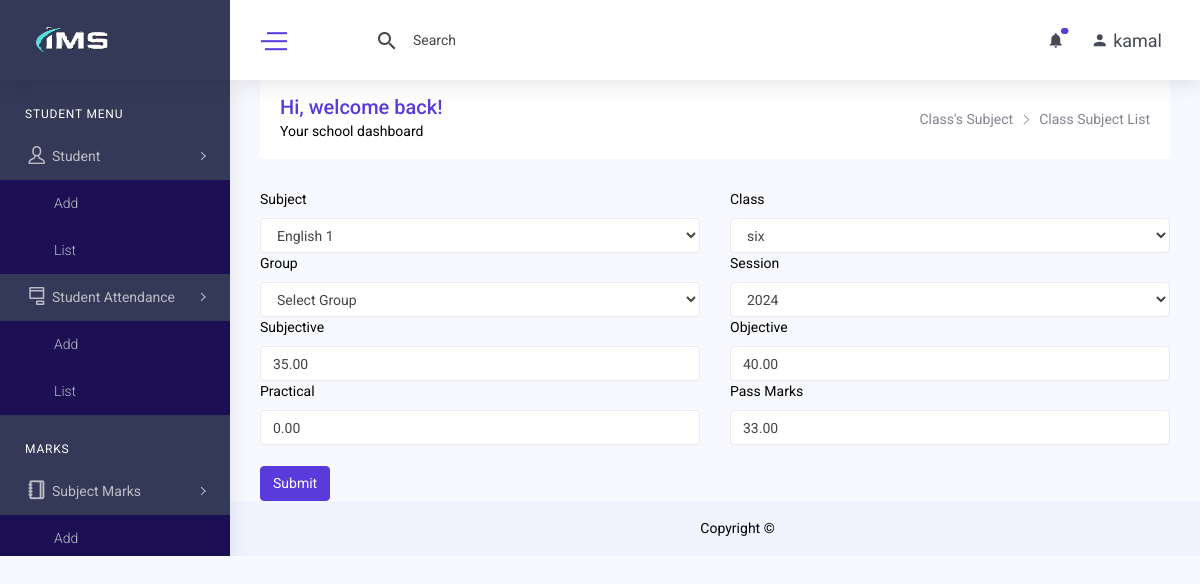
Page /class_subject_edit.php?id=1 (signed in) on the earlier database version.
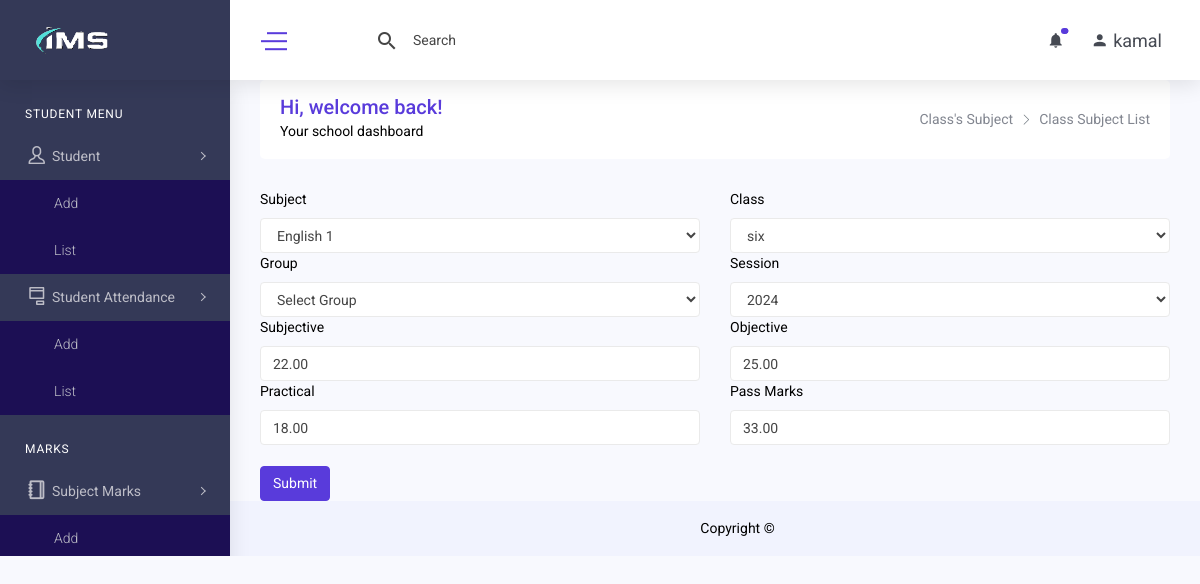
Same page on the later database version.
### tables this page shows
CREATE TABLE `class_subject` (
  `id` int(11) NOT NULL,
  `student_id` int(11) NOT NULL,
  `subject_id` varchar(255) DEFAULT NULL,
  `class_id` int(11) DEFAULT NULL,
  `group_id` int(11) DEFAULT NULL,
  `session_id` int(11) DEFAULT NULL,
  `term_id` int(11) NOT NULL,
  `sub` decimal(5,2) DEFAULT NULL,
  `obj` decimal(5,2) DEFAULT NULL,
  `prac` decimal(5,2) DEFAULT NULL,
  `pass_marks` decimal(5,2) DEFAULT NULL,
  `created_at` datetime DEFAULT NULL,
  `created_by` int(11) DEFAULT NULL,
  `updated_at` datetime DEFAULT NULL,
  `updated_by` int(11) DEFAULT NULL,
  `deleted_at` datetime DEFAULT NULL
);

CREATE TABLE `subject` (
  `id` int(11) NOT NULL,
  `subject_name` varchar(255) DEFAULT NULL,
  `subject_type` enum('0','1') NOT NULL DEFAULT '0',
  `created_at` datetime DEFAULT NULL,
  `created_by` int(11) DEFAULT NULL,
  `updated_at` datetime DEFAULT NULL,
  `updated_by` int(11) DEFAULT NULL,
  `deleted_at` datetime DEFAULT NULL
);

CREATE TABLE `class` (
  `id` int(11) NOT NULL,
  `class` varchar(255) DEFAULT NULL,
  `created_at` datetime DEFAULT NULL,
  `created_by` int(11) DEFAULT NULL,
  `updated_at` datetime DEFAULT NULL,
  `updated_by` int(11) DEFAULT NULL,
  `deleted_at` datetime DEFAULT NULL
);

CREATE TABLE `session` (
  `id` int(11) NOT NULL,
  `session` varchar(255) DEFAULT NULL,
  `created_at` datetime DEFAULT NULL,
  `created_by` int(11) DEFAULT NULL,
  `updated_at` datetime DEFAULT NULL,
  `updated_by` int(11) DEFAULT NULL,
  `deleted_at` datetime DEFAULT NULL
);

### class/crud.php (called while the page is built, shortened)
<?php
    class crud{
        private $host='localhost';
        private $connection;
        public function __construct($user,$password,$database){
            $this->user=$user;
            $this->password=$password;
            $this->database=$database;
            $this->connection=new mysqli($this->host,$this->user,$this->password,$this->database);
        }
        public function common_select($table,$fields='*',$condition=false,$sort_field=false,$sort='ASC'){
            $result=array();
            $error=false;
            $sql="select $fields from $table where deleted_at is null ";
            $rs=$this->connection->query($sql);
            if($rs){
                if($rs->num_rows > 0){
                    while($r=$rs->fetch_object()){
                        array_push($result,$r);
                    }
                }
            }else{
                $error=$this->connection->error;
            }
            $return = array('data'=>$result,'error'=>$error);
            return $return;
        }
        public function common_select_single($table,$fields='*',$condition=false,$sort_field=false,$sort='ASC'){
            $result="";
            $error=false;
            $sql="select $fields from $table where deleted_at is null ";
            if(is_array($condition)){
                $sql.=" and ";
                foreach($condition as $k=>$v){
                    $v = $this->connection->real_escape_string($v);
                    $sql.="$k='$v' and ";
                }
                $sql=rtrim($sql,'and ');
            }
            $rs=$this->connection->query($sql);
            if($rs){
                if($rs->num_rows > 0){
                    while($r=$rs->fetch_object()){
                        $result=$r;
                    }
                }
            }else{
                $error=$this->connection->error;
            }
            $return = array('data'=>$result,'error'=>$error);
            return $return;
        }
    }
?>

### include/connection.php (called while the page is built, shortened)
<?php
    include_once('class/crud.php');
    $mysqli=new crud("root","","ims");
?>

### class_subject_edit.php (the view, shortened to what the changed rows need)
<?php include('include/header.php'); ?>
<body>
        <div class="content-body">
            <div class="container-fluid">
        <?php
            $olddata=array();
            $con['id']=$_GET['id'];
            $result=$mysqli->common_select_single('class_subject','*',$con);
            if($result){
                if($result['data']){
                    $olddata=$result['data'];
                }
            }
       ?>
            <form method="post" action="">
                <div class="row">
                    <div class="col-md-6">
                        <label class="form-label" for="subject_id">Subject</label>
                        <select class="form-control form-select" required name="subject_id" id="subject_id">
                        <?php
                            $result=$mysqli->common_select('subject');
                            if($result){
                                if($result['data']){
                                    foreach($result['data'] as $d){
                        ?>
                            <option value="<?= $d->id ?>" <?= $d->id==$olddata->subject_id ? "selected" :"" ?>> <?= $d-> subject_name ?> <?= $d-> subject_type ?></option>
                        <?php } } } ?>
                    </select>
                    </div>
                    <div class="col-md-6">
                        <label class="form-label" for="class_id">Class</label>
                        <select class="form-control form-select" required name="class_id" id="class_id">
                        <?php
                            $result=$mysqli->common_select('class');
                            if($result){
                                if($result['data']){
                                    foreach($result['data'] as $d){
                        ?>
                            <option value="<?= $d->id ?>" <?= $d->id==$olddata->class_id ? "selected" :"" ?>> <?= $d->class ?></option>
                        <?php } } } ?>
                        </select>
                    </div>
                    <div class="col-md-6">
                        <label class="form-label" for="session_id">Session</label>
                        <select class="form-control form-select" required name="session_id" id="session_id">
                            <?php
                                $result=$mysqli->common_select('session');
                                if($result){
                                    if($result['data']){
                                        foreach($result['data'] as $d){
                            ?>
                                <option value="<?= $d->id ?>" <?= $d->id==$olddata->session_id ? "selected" :"" ?>> <?= $d->session ?></option>
                            <?php } } } ?>
                       </select>
                    </div>
                    <div class="col-md-6">
                        <label class="form-label" for="sub">Subjective</label>
                        <input type="text" name="sub" class="form-control" id="sub" value="<?= $olddata-> sub ?>">
                    </div>
                    <div class="col-md-6">
                        <label class="form-label" for="obj">Objective</label>
                        <input type="text" name="obj" class="form-control" id="obj" value="<?= $olddata-> obj ?>">
                    </div>
                    <div class="col-md-6">
                        <label class="form-label" for="prac">Practical</label>
                        <input type="text" name="prac" class="form-control" id="prac" value="<?= $olddata-> prac ?>">
                    </div>
                    <div class="col-md-6">
                        <label class="form-label" for="pass_marks">Pass Marks</label>
                        <input type="text" name="pass_marks" class="form-control" id="pass_marks" value="<?= $olddata-> pass_marks ?>">
                    </div>
                </div>
                <br>
            </form>
            </div>
        </div>
</body>
<?php include('include/footer.php') ?>

Differences in the rows shown:
changed class_subject "English 1": sub "35.00" → "22.00"; obj "40.00" → "25.00"; prac "0.00" → "18.00"
